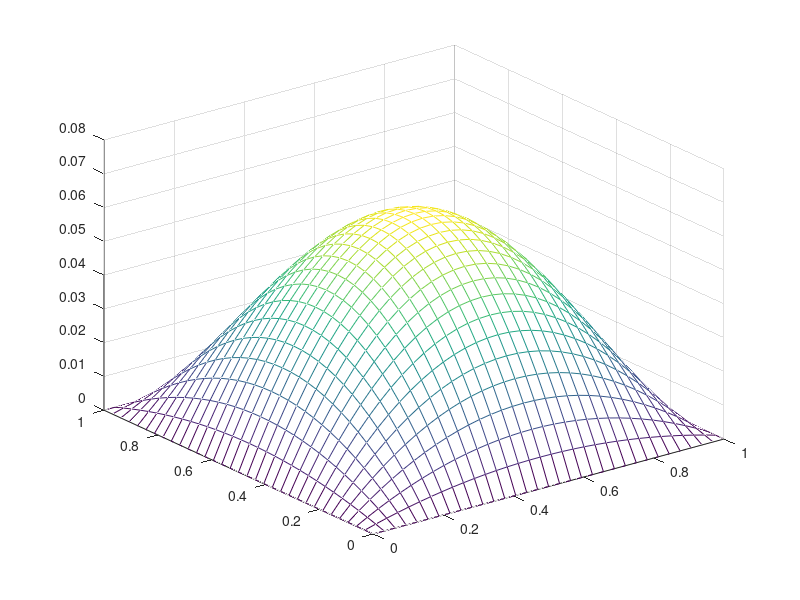
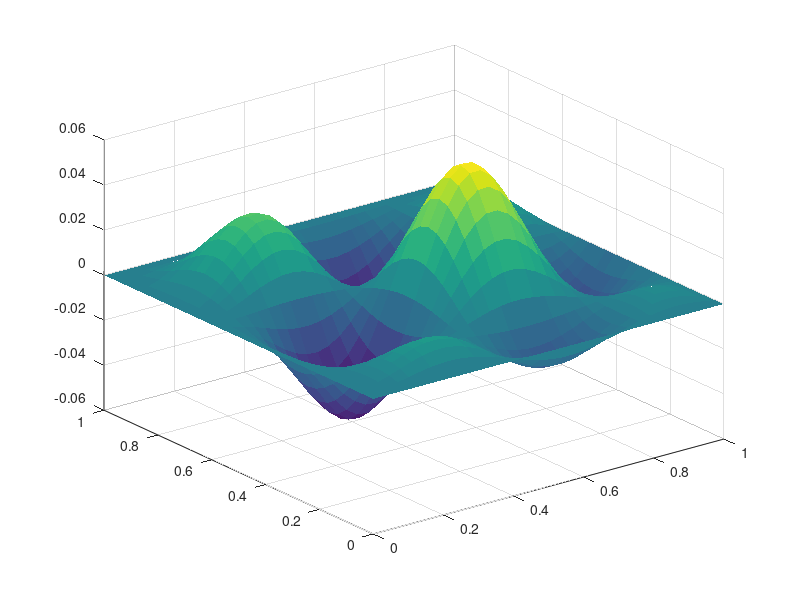
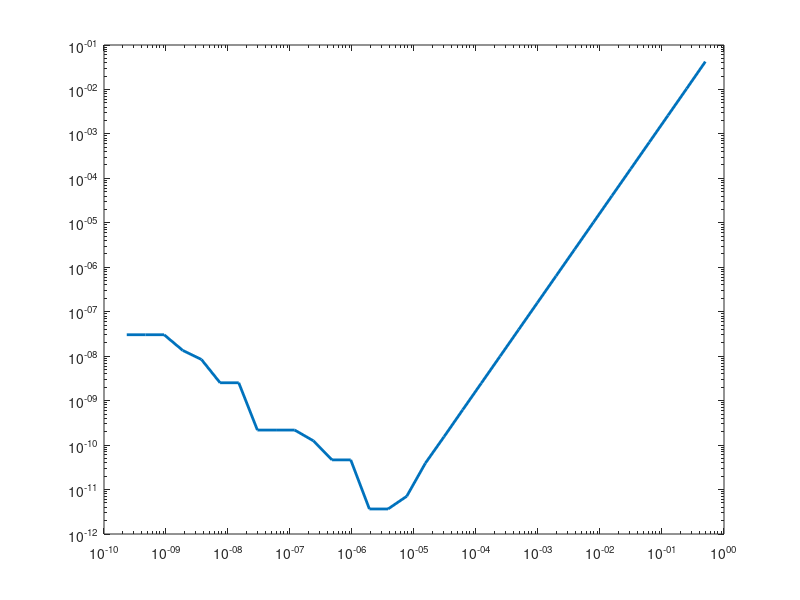

Source code (MATLAB) for these figures, in order:
%% ESERCITAZIONE 1 
%% es 1a
clear
clear all
clc

x = linspace(-pi,pi,101); %vettore di punti equispaziati
f1 = @(t) sin(t);
f2 = @(t) cos(t);
plot(x,f1(x),'-r',x,f2(x),'--b','linewidth',2)
axis([-pi pi -1 1])
legend('sin(x)','cos(x)')

%% es 1b
clear all
close all
clc
x = linspace(-2,8,600);
f = @(t) exp(-t.^2).*(t>=-2 & t<0) + cos(8*t).*(t>=0 & t<2*pi) + 1*(t>=2*pi & t<=8);
plot(x,f(x),'-m','linewidth',2)
axis([-2 8 -1.2 1.2])

%% es 1c
clear all
close all
clc
x=linspace(1.0e-02,2,600);
f=@(t) t.*sin(1./t);
semilogx(x,f(x),'-c','linewidth',2)

%% es 2
clear all
close all
clc
theta=linspace(0,2*pi,500);
rho=1+0.5*cos(4*theta);
x= rho.*cos(theta);
y= rho.*sin(theta);
plot(x,y);
axis equal

%% es 3
clear all
close all
clc
t=linspace(0,10*pi,500);
a=1;
b=0.1;
x=a*cos(t);
y=a*sin(t);
z=b*t;
plot3(x,y,z);

%% es 4
clear all
close all
clc

N = 32;
x = linspace(0,1,N+1);
M = 32;
y = linspace(0,1,M+1);
[X,Y] = meshgrid(x,y);
% X ascisse di tutti i punti della griglia tensiorale
% Y ordinate di tutti i punti della matrice tensiorale
% le matrici risultanti rappresentano asc e ord della griglia
% ora valuto la funzione nei punti della griglia
f = @(x1,x2) x1.*(x1-1).*x2.*(x2-1);
f2 = @(x1,x2) x1.*(x1-1).*x2.*(x2-1).*sin(8*x1).*cos(8*x2);
mesh(X,Y,f(X,Y)) % grafico superficie
figure % apre più finestre di plot
surf(X,Y,f2(X,Y)) % grafico superficie colorato
shading flat % grafico surf senza bordo
figure
teta = linspace(0,2*pi,101);
rho = linspace(0,1,101);
[RHO, TETA] = meshgrid(rho,teta);
X = RHO.*cos(TETA);
Y = RHO.*sin(TETA);
f4 = @(x,y) exp(-10*(x.^2+y.^2));
surf(X,Y,f4(X,Y))
shading flat

%% es 8
clear all
close all
clc
format short e % forma esponenziale del risultato
f = @(x) exp(x);
df = @(x) exp(x);
x = 1;
h = 2.^(-[1:32]);
r = (f(x+h)-f(x-h))./(2*h);
err_rel = abs(df(x)-r)./abs(df(x));
err_rel' % visualizzazione in colonna
loglog(h,err_rel,'linewidth',2);
